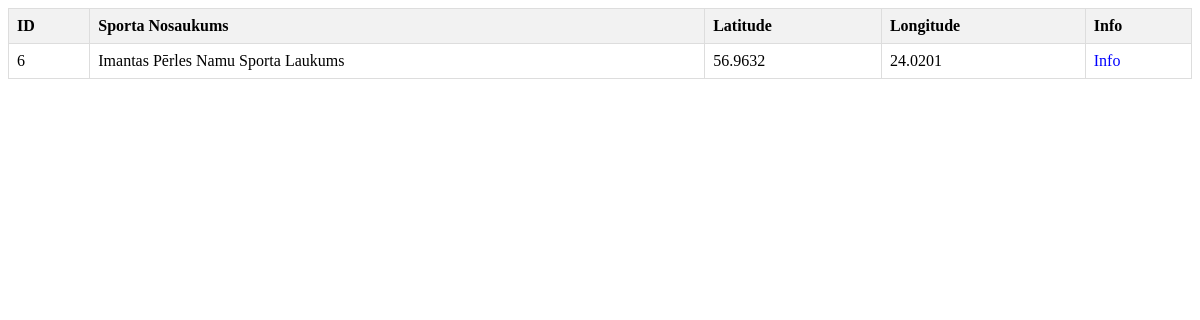
The page /search_results.php?needle=Imantas Pērles Namu Sporta Laukums on the database its author committed.
### tables this page shows
CREATE TABLE `sporta_laukums` (
  `id_laukums` int(11) NOT NULL,
  `id_mikrorajons` int(54) NOT NULL,
  `sp_nosaukums` text DEFAULT NULL,
  `longitude` decimal(10,4) DEFAULT NULL,
  `latitude` decimal(10,4) DEFAULT NULL,
  `dl_vasara` varchar(255) DEFAULT NULL,
  `dl_ziema` varchar(255) DEFAULT NULL,
  `rotallaukums` varchar(255) DEFAULT NULL,
  `skriesana` varchar(255) DEFAULT NULL,
  `futbols` int(11) DEFAULT NULL,
  `basketbols` int(11) DEFAULT NULL,
  `tr_zona` varchar(255) DEFAULT NULL,
  `pieejams` varchar(255) DEFAULT NULL,
  `adrese` varchar(255) DEFAULT NULL,
  `apraksts` varchar(255) DEFAULT NULL,
  `privats` varchar(255) DEFAULT NULL,
  `zona_` int(11) DEFAULT NULL
);

### htdocs/search_results.php (the view, shortened to what this page needs)
<!DOCTYPE html>
<html>
<head>
</head>
<body>
<?php
include("config/db.php");
$keyword = isset($_GET['needle']) ? $_GET['needle'] : '';
$sql = "SELECT * FROM sporta_laukums WHERE sp_nosaukums LIKE '%$keyword%'";
$result = $conn->query($sql);
if ($result->num_rows > 0) {
    echo "<table>";
    echo "<tr><th>ID</th><th>Sporta Nosaukums</th><th>Latitude</th><th>Longitude</th><th>Info</th></tr>";
    while ($row = $result->fetch_assoc()) {
        echo "<tr>";
        echo "<td>" . $row["id_laukums"] . "</td>";
        echo "<td>" . $row["sp_nosaukums"] . "</td>";
        echo "<td>" . $row["latitude"] . "</td>";
        echo "<td>" . $row["longitude"] . "</td>";
        echo "<td><a href='apraksts.php?id_laukums=" . $row["id_laukums"] . "'>Info</a></td>";
        echo "</tr>";
    }
    echo "</table>";
} else {
    echo "No results found.";
}
?>
</body>
</html>

### htdocs/search_results.php (style rules this page uses)
table { border-collapse: collapse; width: 100%; }
th, td { border: 1px solid #ddd; padding: 8px; text-align: left; }
th { background-color: #f2f2f2; }
a { text-decoration: none; color: blue; }

### rows shown on the page
sporta_laukums: id_laukums "6", sp_nosaukums "Imantas Pērles Namu Sporta Laukums", latitude "56.9632", longitude "24.0201"
